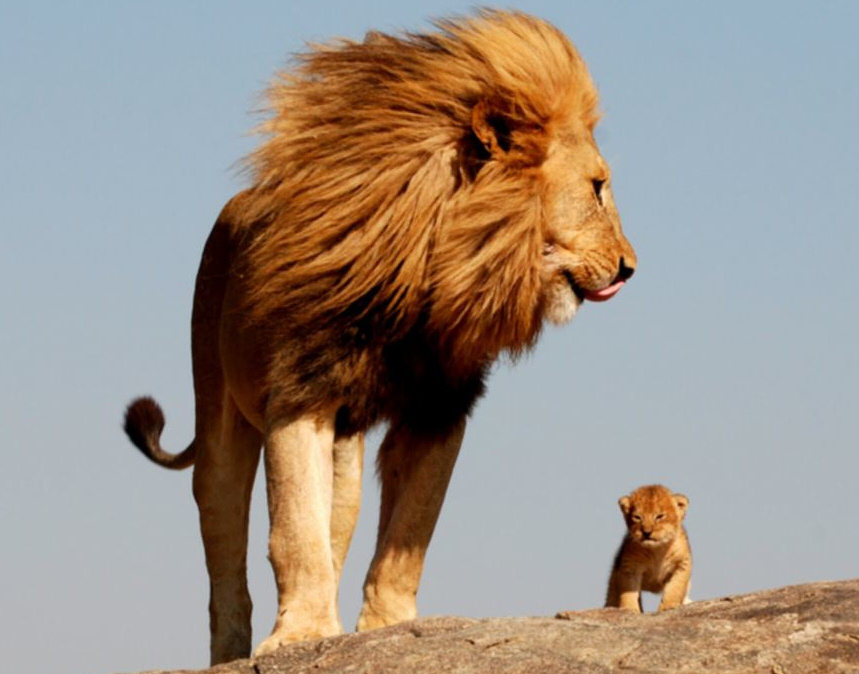
#> input picture Images/lion.jpg, 859 x 674 px, found by its file name
$ python Slicing_Images.py
#> lines starting #> are read from the running program, lines starting #| are printed output that depends on the picture
import cv2
import numpy

# Read the image
img=cv2.imread('Images/Lion.jpg')
#> img is the input picture: shape (674, 859, 3); mean B, G, R 135.7, 146.2, 157.9
h,w,c=img.shape
#> h = 674; w = 859; c = 3
img1=img[:,:int(w/2),:]
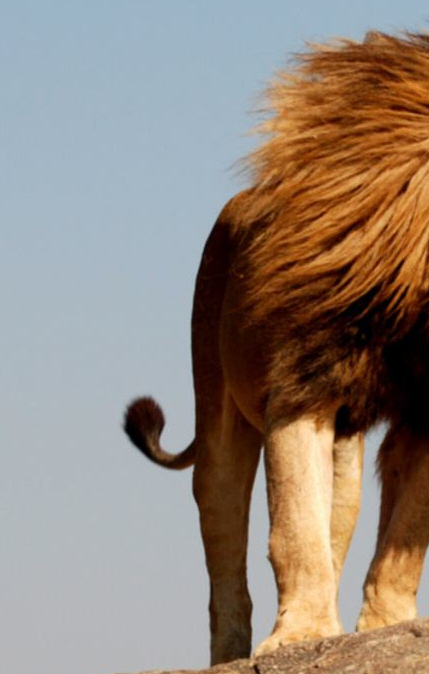
#> img1: shape (674, 429, 3); mean B, G, R 124.7, 135.2, 148.5
img2=img[:,int(w/2):,:]
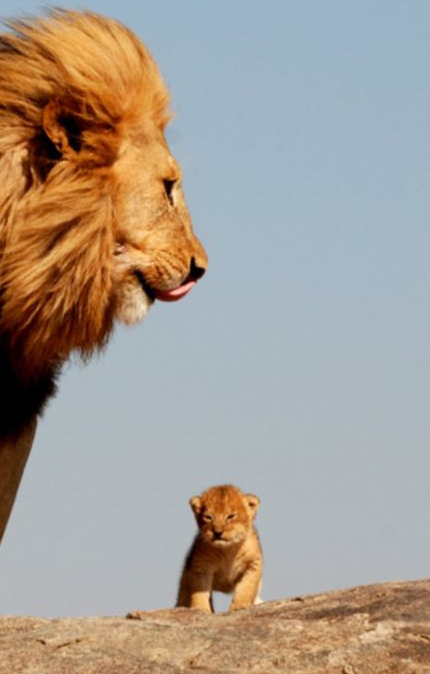
#> img2: shape (674, 430, 3); mean B, G, R 146.8, 157.2, 167.2
img3=img[int(h/2):,:int(w/2),:]
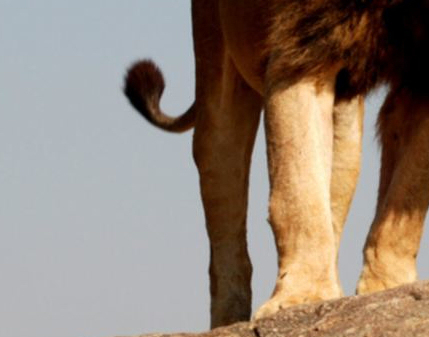
#> img3: shape (337, 429, 3); mean B, G, R 120.1, 133, 148.5
img4=img[:int(h/2),int(w/2):,:]
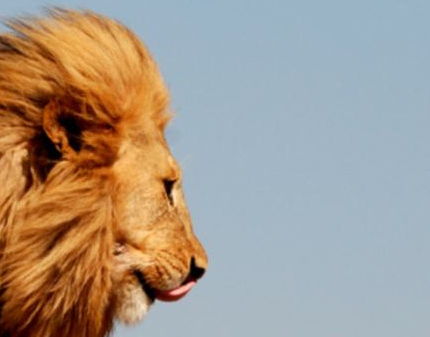
#> img4: shape (337, 430, 3); mean B, G, R 140.4, 153.4, 166.2

# Show the images
cv2.imshow('Left Half',img1)
cv2.imshow('Right Half',img2)
cv2.imshow('Bottom Left Half',img3)
cv2.imshow('Top Right Half',img4)

# Close and exit
'''Wait for user to press button to exit: cv2.waitKey(<time in ms>)'''
cv2.waitKey(0) # 0 makes it wait infinitely
'''Close all windows'''
cv2.destroyAllWindows()
